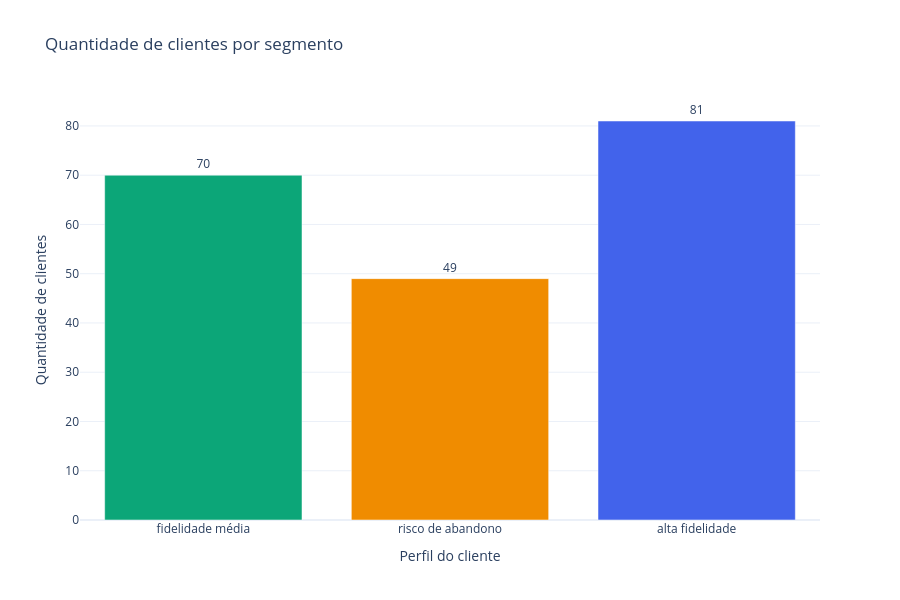

Source (notebook cell):
### Markdown cell above
Esta célula resume quantos clientes ficaram em cada segmento. O gráfico de barras facilita explicar a distribuição dos grupos sem precisar ler a tabela linha por linha. Se um segmento tivesse clientes demais ou de menos, isso poderia indicar necessidade de revisar o valor de `k` ou investigar melhor os dados. Aqui ele funciona como uma leitura rápida da composição dos grupos.

### Code cell
distribuicao_segmentos = (
    resultado_clientes['resultado_segmentacao']
    .groupby(['segmento', 'perfil'])
    .size()
    .reset_index(name='quantidade_clientes')
    .sort_values('segmento')
)

figura_distribuicao = px.bar(
    distribuicao_segmentos,
    x='perfil',
    y='quantidade_clientes',
    color='perfil',
    text='quantidade_clientes',
    title='Quantidade de clientes por segmento',
    color_discrete_sequence=['#0ca678', '#f08c00', '#4263eb'],
)
figura_distribuicao.update_traces(textposition='outside')
figura_distribuicao.update_layout(template='plotly_white', 
                                showlegend=False,
                                height=600,
                                xaxis_title='Perfil do cliente',
                                yaxis_title='Quantidade de clientes',
                                )
figura_distribuicao.show()

### Figure 1 — Plotly figure (JSON) as saved in the notebook; plotly's stock layout.template omitted (floating-point values rounded to 4 significant figures)
{"data": [{"hovertemplate": "perfil=%{x}<br>quantidade_clientes=%{text}<extra></extra>", "legendgroup": "fidelidade média", "marker": {"color": "#0ca678", "pattern": {"shape": ""}}, "name": "fidelidade média", "orientation": "v", "showlegend": true, "text": [70.0], "textposition": "outside", "type": "bar", "x": ["fidelidade média"], "xaxis": "x", "y": [70], "yaxis": "y"}, {"hovertemplate": "perfil=%{x}<br>quantidade_clientes=%{text}<extra></extra>", "legendgroup": "risco de abandono", "marker": {"color": "#f08c00", "pattern": {"shape": ""}}, "name": "risco de abandono", "orientation": "v", "showlegend": true, "text": [49.0], "textposition": "outside", "type": "bar", "x": ["risco de abandono"], "xaxis": "x", "y": [49], "yaxis": "y"}, {"hovertemplate": "perfil=%{x}<br>quantidade_clientes=%{text}<extra></extra>", "legendgroup": "alta fidelidade", "marker": {"color": "#4263eb", "pattern": {"shape": ""}}, "name": "alta fidelidade", "orientation": "v", "showlegend": true, "text": [81.0], "textposition": "outside", "type": "bar", "x": ["alta fidelidade"], "xaxis": "x", "y": [81], "yaxis": "y"}], "layout": {"barmode": "relative", "height": 600, "legend": {"title": {"text": "perfil"}, "tracegroupgap": 0}, "showlegend": false, "title": {"text": "Quantidade de clientes por segmento"}, "xaxis": {"anchor": "y", "categoryarray": ["fidelidade média", "risco de abandono", "alta fidelidade"], "categoryorder": "array", "domain": [0, 1], "title": {"text": "Perfil do cliente"}}, "yaxis": {"anchor": "x", "domain": [0, 1], "title": {"text": "Quantidade de clientes"}}}}
